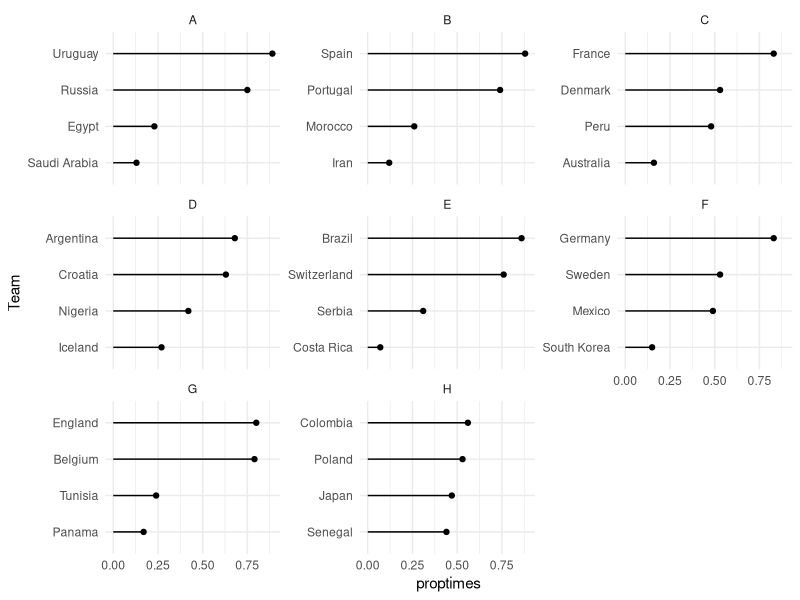

This figure's R source:
## ---- chunk 1
knitr::opts_chunk$set(echo = TRUE)
## ---- chunk 2
library(tidyverse)
wc_matches <- read_csv("data/world-cup-2018/wc_matches.csv")
## ---- chunk 3
wc_matches_full <- wc_matches %>% slice(1:48) %>% mutate(group = case_when(
  team1 == "Russia" | team1 == "Saudi Arabia" |
    team1 == "Egypt" | team1 == "Uruguay" ~ "A",
  
  team1 == "Spain" | team1 == "Portugal" |
    team1 == "Iran" | team1 == "Morocco" ~ "B",
  
  team1 == "France" | team1 == "Denmark" |
    team1 == "Peru" | team1 == "Australia" ~ "C",
  
  team1 == "Croatia" | team1 == "Argentina" |
    team1 == "Nigeria" | team1 == "Iceland" ~ "D",
  
  team1 == "Brazil" | team1 == "Serbia" |
    team1 == "Switzerland" | team1 == "Costa Rica" ~ "E",
  
  team1 == "Sweden" | team1 == "Mexico" |
    team1 == "South Korea" | team1 == "Germany" ~ "F",
  
  team1 == "Belgium" | team1 == "England" |
    team1 == "Tunisia" | team1 == "Panama" ~ "G",
  
  team1 == "Colombia" | team1 == "Japan" |
    team1 == "Senegal" | team1 == "Poland" ~ "H"
)) %>%
  select(proj_score1, proj_score2, everything())
## ---- chunk 4
predict_team1 <- function(proj_score1, proj_score2) {
  goals <- 0:10
  # predicting the probabilities that team1 will score 0:10 goals
  team1goals <- dpois(goals, proj_score1)

  # predicting the probabilities that team2 will score 0:10 goals
  team2goals <- dpois(goals, proj_score2)
  
  # Turning the probabilities into matrices
  team1goals_matrix <- matrix(team1goals, nrow = 1, ncol = 11)
  team2goals_matrix <- matrix(team2goals, nrow = 11, ncol = 1)
  
  # Multiplying the matrices to get an 11x11 matrix with probabilities
  # that each team will score that amount of goals, from which 
  # we can get the probability that each team will win
  goalsprobmatrix <- team2goals_matrix %*% team1goals_matrix
  
  # I transposed this because using as.vector went down the columns, except I wanted
  # to go across the rows first
  #goalsprobmatrix_t <- t(goalsprobmatrix)
  
  # With the transposed matrix, I wanted to create a vector, and then use cumsum()
  # to get the cumulative sum
  goalsprobvector <- as.vector(t(goalsprobmatrix), mode = "numeric")
  cumprobmatrix <- matrix(cumsum(goalsprobvector), nrow = 11, ncol = 11, byrow = TRUE)
  cumprob <- as.vector(t(cumprobmatrix), mode = "numeric")
  
  rowindices <- row(cumprobmatrix)
  rowvector <- as.vector(rowindices, mode = "numeric")

  colindices <- col(cumprobmatrix)
  colvector <- as.vector(colindices, mode = "numeric")

  probindextib <- tibble(rowvector, colvector, cumprob)

  # generate a random uniform value
  prob_index <- runif(1, 0, 1)
  
  # find out which values fall above that probability
  which_index <- which(cumprob >= prob_index)

  # single out the first index, and determine if that would be a win, loss, or draw,
  # and for which team
  index_sim <- which_index[1]
  
  probindextib <- probindextib %>% mutate(
    result = case_when(
      rowvector > colvector ~ "Team 1 Wins",
      rowvector == colvector ~ "Draw",
      rowvector < colvector ~ "Team 2 Wins"
    ),
    team1points = case_when(
      result == "Draw" ~ 1,
      result == "Team 1 Wins" ~ 3,
      result == "Team 2 Wins" ~ 0
    ),
    team2points = case_when(
      result == "Draw" ~ 1,
      result == "Team 2 Wins" ~ 3,
      result == "Team 1 Wins" ~ 0
    )
  ) 
  
  result_list <- c(probindextib$team1points[index_sim])
  
  # add in summing up the number of points for each team
  
  return(result_list)
}
## ---- chunk 5
## expand slowly: predict the score for team 1 for every row of the data set:
## wrap in for loop and change 5 to i
niter <- 100 ## so messing around with code takes less time
result_matrix_full <- matrix(NA, nrow = nrow(wc_matches_full), ncol = niter)

for (i in 1:nrow(wc_matches_full)) {
  result_matrix_full[i, ] <- map(1:niter, ~ predict_team1(proj_score1 = wc_matches_full |> slice(i) |> pull(1),
              proj_score2 = wc_matches_full |> slice(i) |> pull(2))) |>
  unlist()
  print(i)
}

nrow(result_matrix_full)
## ---- chunk 6
results_df_full <- as.matrix(result_matrix_full)

wc_long_full <- bind_cols(wc_matches_full, results_df_full) %>%
  select(-c(3:5, 8:20)) %>%
  pivot_longer(cols = starts_with("..."),
               names_to = "iteration",
               values_to = "team1points") %>%
  pivot_longer(cols = c(3, 4),
               names_to = "which_team",
               values_to = "team") %>%
  mutate(iteration = as.factor(iteration))
## ---- chunk 7
wc_long_full <- wc_long_full %>% mutate(team1points = case_when(
  which_team == "team1" ~ team1points,
  which_team == "team2" & team1points == 3 ~ 0,
  which_team == "team2" & team1points == 0 ~ 3,
  which_team == "team2" & team1points == 1 ~ 1
))

wc_long_iter_full <- wc_long_full %>% group_by(iteration, team, group) %>% summarise(totalpoints = sum(team1points)) %>% arrange(group, iteration, totalpoints)

wc_long_iter_full <-
  wc_long_iter_full %>% 
  group_by(group, iteration) %>%
  arrange(group, iteration, totalpoints) %>%
  mutate(
    rank = rank(desc(totalpoints), ties.method = "last"),
    went_through = if_else(rank < 3,
                           true = 1,
                           false = 0)
    )

wc_long_iter_total <- wc_long_iter_full %>% 
  group_by(team, went_through) %>% 
  filter(went_through == "1") %>%
  summarise(numtimes = sum(went_through),
            proptimes = numtimes / niter) %>%
  mutate(group = case_when(
  team == "Russia" | team == "Saudi Arabia" |
    team == "Egypt" | team == "Uruguay" ~ "A",
  
  team == "Spain" | team == "Portugal" |
    team == "Iran" | team == "Morocco" ~ "B",
  
  team == "France" | team == "Denmark" |
    team == "Peru" | team == "Australia" ~ "C",
  
  team == "Croatia" | team == "Argentina" |
    team == "Nigeria" | team == "Iceland" ~ "D",
  
  team == "Brazil" | team == "Serbia" |
    team == "Switzerland" | team == "Costa Rica" ~ "E",
  
  team == "Sweden" | team == "Mexico" |
    team == "South Korea" | team == "Germany" ~ "F",
  
  team == "Belgium" | team == "England" |
    team == "Tunisia" | team == "Panama" ~ "G",
  
  team == "Colombia" | team == "Japan" |
    team == "Senegal" | team == "Poland" ~ "H"
))

ggplot(data = wc_long_iter_total, aes(x = proptimes, y = fct_reorder(team, proptimes))) +
  geom_point() + 
  geom_segment(data = wc_long_iter_total, aes(x = 0, xend = proptimes, y = team, yend = team)) +
  facet_wrap(~group, scales = "free_y") +
  theme_minimal() +
  labs(y = "Team")
## Costa Rica did not make it through, so when I went to add up the number of times they went through it was zero, and then I filtered out went_through == 0

save(wc_long_iter_total, file = "wc_long_iter_total.rda")
